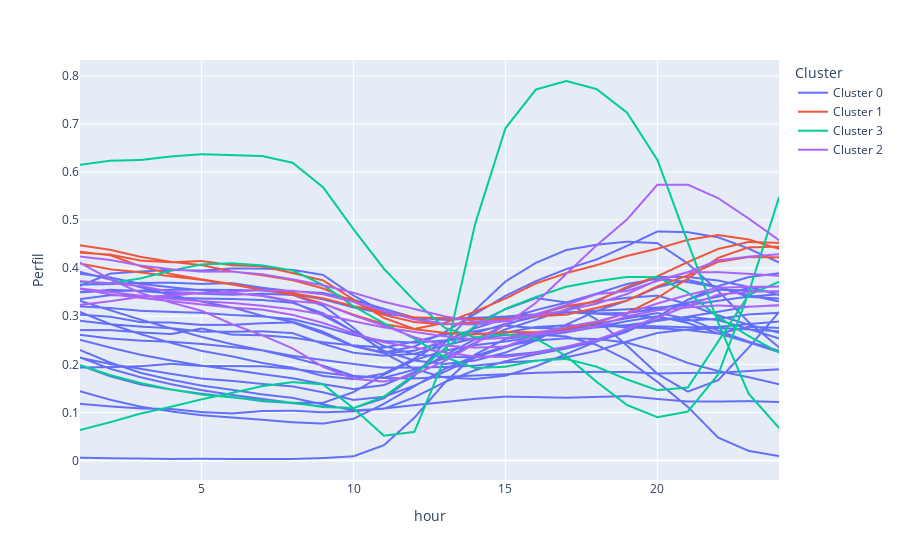

Source (notebook cell):
### Code cell
show_resulting_profile(perfil_W,kmeans_wind)
